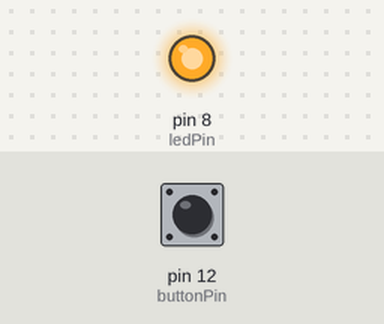
Bench run of a sketch on a simulated Arduino Uno, built with avr-gcc and run on an emulated ATmega328P. Parts: output pins drawn as LEDs (lit = HIGH). The test bench sets the inputs (shaded band); at power-on: pin 12 (buttonPin) LOW.

Above: at 1.2 s.
1.3 s: pin 12 (buttonPin) pulled HIGH for 0.15 s
At 1.5 s:
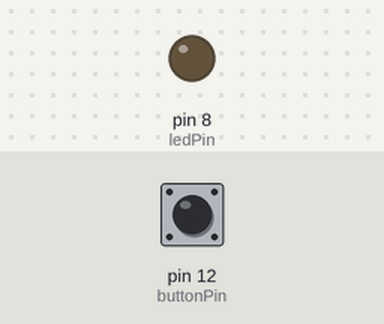
3.1 s: pin 12 (buttonPin) pulled HIGH for 3.2 s
At 7.8 s:
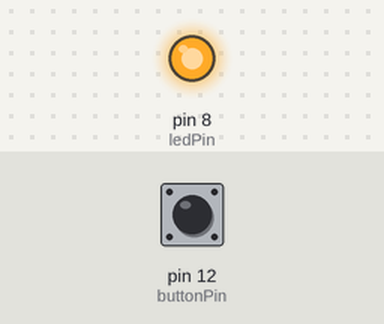
Timing chart, 0 to 9.3 s (numbered marks = the images above; inputs shaded):
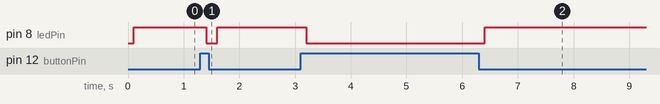

The sketch:

2.ino
```cpp
//ON OFF of LED using push button in Arduino

const int buttonPin = 12;
const int ledPin =  8;
int buttonState;


void setup() {
    Serial.begin(9600);
    pinMode(ledPin,OUTPUT);
    pinMode(buttonPin,INPUT);
}

void loop() {
    buttonState=digitalRead(buttonPin);
    delay(100);
    if(buttonState==1){
      digitalWrite(ledPin,LOW);
    }
    if(buttonState==0){
      digitalWrite(ledPin,HIGH);
    }

}
```

Measured:
- after the input at 1.3 s, pin 8 (ledPin): HIGH → LOW after 0.10 s, → HIGH 0.20 s later
- after the input at 3.1 s, pin 8 (ledPin): HIGH → LOW after 0.10 s, → HIGH 3.2 s later
